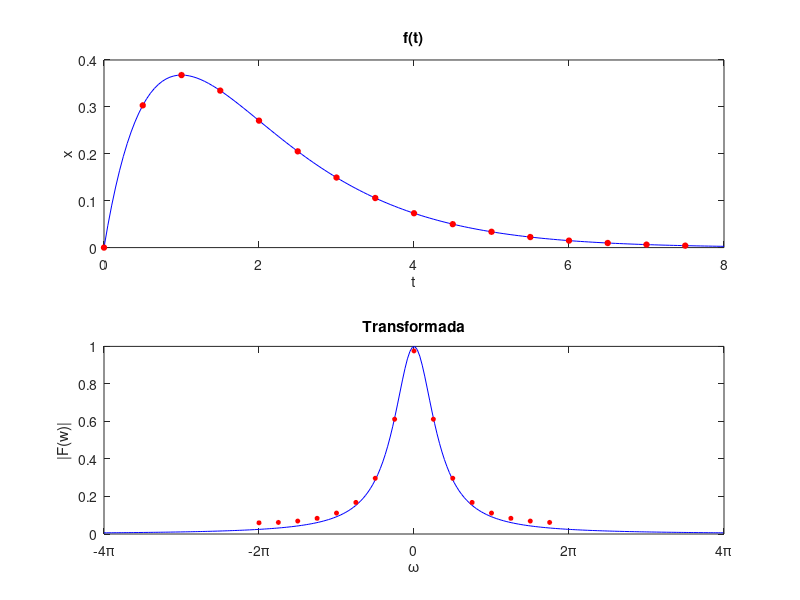

MATLAB code to generate this figure:
fs=2; %frecuencia de muestreo
n=16; %número de datos
dt=1/fs;
t=(0:n-1)*dt;
x=t.*exp(-t); %muestras, datos

subplot(2,1,1)
tt=0:0.05:8;
xx=tt.*exp(-tt);
plot(tt,xx,'b',t,x,'ro','markersize',4,'markeredgecolor','r','markerfacecolor','r')
xlabel('t')
ylabel('x')
title('f(t)')

subplot(2,1,2)
wc=pi*fs; %frecuencia límite de Nyquist
ww=-4*pi:0.1:4*pi;
Fw=1./(1+1i*ww).^2;

%transformada rápida de Fourier
y=fft(x,n);
g=fftshift(y);
dw=2*pi/(n*dt);
w=(-n/2:n/2-1)*dw;

plot(ww,abs(Fw),'b',w,abs(g)/fs,'ro','markersize',3,'markeredgecolor','r','markerfacecolor','r')
set(gca,'XTick',-4*pi:2*pi:4*pi)
set(gca,'XTickLabel',{'-4\pi','-2\pi','0','2\pi','4\pi'})
xlim([-4*pi,4*pi])
xlabel('\omega')
ylabel('|F(w)|')
title('Transformada')

